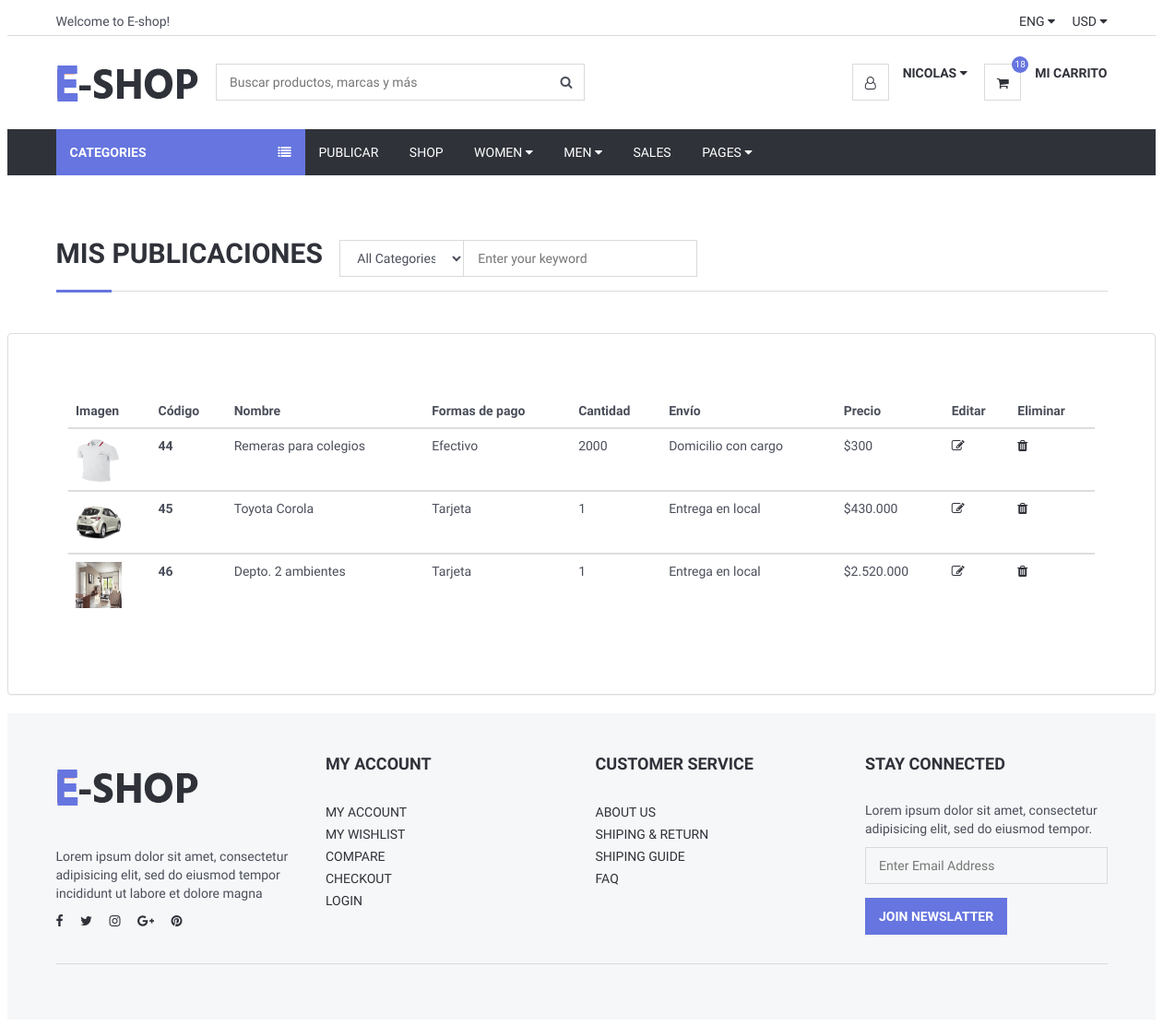
/Views/listarPublicaciones.php (signed in), run on the app's committed database.
### tables this page shows
CREATE TABLE `imgprincipal` (
  `id` int(11) NOT NULL,
  `idProducto` int(11) NOT NULL,
  `nombre` varchar(100) NOT NULL
);

CREATE TABLE `producto` (
  `id` int(11) NOT NULL,
  `nombre` varchar(200) NOT NULL,
  `estado` varchar(60) NOT NULL,
  `precio` double NOT NULL,
  `formasdepago` varchar(100) NOT NULL,
  `envio` varchar(100) NOT NULL,
  `marca` varchar(70) NOT NULL,
  `stock` int(11) NOT NULL,
  `genero` varchar(60) NOT NULL,
  `categoria` varchar(110) NOT NULL,
  `palabrasClaves` varchar(110) NOT NULL,
  `descripcion` varchar(600) NOT NULL,
  `visitas` int(11) NOT NULL,
  `imgprincipal` varchar(80) NOT NULL,
  `idUsuario` int(11) NOT NULL,
  `latitud` varchar(120) NOT NULL,
  `longitud` varchar(120) NOT NULL,
  `ventas` int(11) NOT NULL
);

### Views/conexionBD/conexion.php (called while the page is built, shortened)
<?php
class Conexion{
	 private $msq="";
	public function __construct()
	 {
		 $archivoConfig = "config.ini";
		 $confi = parse_ini_file($archivoConfig, true);
		 $this->host = $confi["bd"]["host"];
		 $this->usuario = $confi["bd"]["usuario"];
		 $this->clave=$confi["bd"]["clave"];
		 $this->bd = $confi["bd"]["bd"];
		$this->msq = new mysqli($this->host, $this->usuario, $this->clave, $this->bd);
	 }
	 public function realizarConsulta($consulta){
 if(!$resultado = $this->msq->query($consulta) )
 {
	 echo "Ha ocurrido un error al ejecutar la consulta   ";
 }else{
	 return $resultado;
	   }
 }
}
?>

### Views/listarPublicaciones.php (the view, shortened to what this page needs)
<?php
include_once("header.php");
		require_once("conexionBD/conexion.php");
		$conexion = new Conexion;
$id = $_SESSION['id'];
 		$consulta="SELECT * FROM producto WHERE idUsuario='$id'";
		$resultado = $conexion->realizarConsulta($consulta);
?>
	<div class="section">
		<div class="container">
			<div class="row">
			<div class="col-md-12">
					<div class="section-title">
						<h2 class="title">Mis publicaciones &nbsp</h2>
						<div class="header-search">
                    <form>
                        <input class="input search-input" type="text" placeholder="Enter your keyword">
                        <select class="input search-categories">
                            <option value="0">All Categories</option>
                        </select>
                    </form>
                </div>
					</div>
				</div>
			</div>
		</div>
	</div>
        <div class="panel panel-default" style="padding: 50px">
            <div class="panel-body" >
                <table  class="table" >
                    <thead>
                    <tr>
                        <th scope="col">Imagen</th>
                        <th scope="col">Código</th>
                        <th scope="col">Nombre</th>
                        <th scope="col">Formas de pago</th>
                        <th scope="col">Cantidad</th>
                        <th scope="col">Envío</th>
                        <th scope="col">Precio</th>
						<th scope="col">Editar</th>
                        <th scope="col">Eliminar</th>
                    </tr>
                    <?php
                    while($f=mysqli_fetch_array($resultado)){
						$consulta2="SELECT * FROM imgprincipal WHERE idProducto= '".$f['id']."'";
						$resultado2 = $conexion->realizarConsulta($consulta2);
                    ?>
					 <?php
					while($g=mysqli_fetch_array($resultado2)){
					 ?>
                    </thead>
                    <tbody>
                    <tr>
                        <td > <div style="height:100%;width:100%;"><img style="height:50px;width:50px;"  src="imgPublicadas/<?php echo $g["nombre"];?>" alt=""> </div></td>
						<?php
					}
					 ?>
						<th scope="row"><?php echo $f['id'];?> </th>
                        <td><?php echo $f['nombre'];?></td>
                        <td><?php echo $f['formasdepago'];?></td>
                        <td><?php echo $f['stock'];?></td>
                        <td><?php echo $f['envio'];?></td>
                        <td><?php echo "$".number_format($f['precio'],0,'.','.');?> </td>
						<td><a href="modificarProducto.php?cod=<?php echo $f['id'];?>"><i class="fa fa-edit"></i></a> </td>
						<td><a href="listarPublicaciones.php"><i class="fa fa-trash"></i></a></td>
					<?php
                    }
                    ?>
					 </tbody>
                    </tr>
                </table>
            </div>
        </div>
<?php require_once("footer.php")?>

### Views/header.php (shortened to what this page needs)
<?php
if( isset($_SESSION['id']))
{
require_once("conexionBD/conexion.php");
}
?>
<!DOCTYPE html>
<html lang="en">
<head>
    <link type="text/css" rel="stylesheet" href="css/bootstrap.min.css" />
    <link type="text/css" rel="stylesheet" href="css/slick.css" />
    <link type="text/css" rel="stylesheet" href="css/slick-theme.css" />
    <link type="text/css" rel="stylesheet" href="css/nouislider.min.css" />
    <link rel="stylesheet" href="css/font-awesome.min.css">
    <link type="text/css" rel="stylesheet" href="css/style.css" />
</head>
<body>
<header>
    <div id="top-header">
        <div class="container">
            <div class="pull-left">
                <span>Welcome to E-shop!</span>
            </div>
            <div class="pull-right">
                <ul class="header-top-links">
                    <li class="dropdown default-dropdown">
                        <a class="dropdown-toggle" data-toggle="dropdown" aria-expanded="true">ENG <i class="fa fa-caret-down"></i></a>
                    </li>
                    <li class="dropdown default-dropdown">
                        <a class="dropdown-toggle" data-toggle="dropdown" aria-expanded="true">USD <i class="fa fa-caret-down"></i></a>
                    </li>
                </ul>
            </div>
        </div>
    </div>
    <div id="header">
        <div class="container">
            <div class="pull-left">
                <div class="header-logo">
                    <a class="logo" href="Index.php">
                        <img src="img/logo.png" alt="">
                    </a>
                </div>
                <div class="header-search">
                    <form method="get" action="ProductoBuscado.php">
                        <input class="input" style="margin:0 auto; display:block;width:400px;" name="buscar" type="search" placeholder="Buscar productos, marcas y más" required />
                        <button class="search-btn" name="enviar" type="submit"><i class="fa fa-search"></i></button>
                    </form>
                </div>
            </div>
            <div class="pull-right">
                <ul class="header-btns">
                    <?php
                    if(isset($_SESSION['username'])) { ?>
                    <li class="header-account dropdown default-dropdown">
                        <div class="dropdown-toggle" role="button" data-toggle="dropdown" aria-expanded="true">
                            <div class="header-btns-icon">
                                <i class="fa fa-user-o"></i>
                            </div>
                            <strong class="text-uppercase"><?php $nombre = $_SESSION['nombre']; echo $nombre;?> <i class="fa fa-caret-down"></i></strong>
                        </div>
                    </li>
                    <?php } ?>
<?php
	require_once("conexionBD/conexion.php");
		$conexion = new Conexion;
	$id_Usuario = isset($_SESSION['id'])?$_SESSION['id']:null;
				$buscoCant="SELECT count(idProducto)
				FROM productocarrito
				WHERE idUsuario = '".$id_Usuario."'";
				$cantidad= $conexion->realizarConsulta($buscoCant);
				$count = mysqli_fetch_array($cantidad);
?>
                    <li class="header-cart dropdown default-dropdown" href="CarritoDetalles.php">
						<a class="dropdown-toggle" data-toggle="dropdown" aria-expanded="true" href="CarritoDetalles.php">
						   <div class="header-btns-icon" href="CarritoDetalles.php">
							  <i class="fa fa-shopping-cart" href="CarritoDetalles.php"></i>
							  <a class="qty" href="CarritoDetalles.php"><?php echo "$count[0]";?></a>
							</div>
							<a class="text-uppercase" href="CarritoDetalles.php"><b>Mi Carrito</b></a>
							<br>
							</a>
				   </li>
                </ul>
            </div>
        </div>
    </div>
</header>
<div id="navigation">
    <div class="container">
        <div id="responsive-nav">
            <div class="category-nav show-on-click">
                <span class="category-header">Categories <i class="fa fa-list"></i></span>
            </div>
            <div class="menu-nav">
                <ul class="menu-list">
                    <li><a <?php if(!(isset($_SESSION['username'])))
					{
						echo "style=display:none";
						}else{
							echo "style=display:block";
							} ?> href="SubirProducto.php">
                            Publicar</a></li>
                    <li><a href="productosCliente.php">Shop</a></li>
                    <li class="dropdown mega-dropdown"><a class="dropdown-toggle" data-toggle="dropdown" aria-expanded="true">Women <i class="fa fa-caret-down"></i></a>
                    </li>
                    <li class="dropdown mega-dropdown full-width"><a class="dropdown-toggle" data-toggle="dropdown" aria-expanded="true">Men <i class="fa fa-caret-down"></i></a>
                    </li>
                    <li><a href="#">Sales</a></li>
                    <li class="dropdown default-dropdown"><a class="dropdown-toggle" data-toggle="dropdown" aria-expanded="true">Pages <i class="fa fa-caret-down"></i></a>
                    </li>
                </ul>
            </div>
        </div>
    </div>
</div>

### Views/footer.php (shortened to what this page needs)
<footer id="footer" class="section section-grey">
    <div class="container">
        <div class="row">
            <div class="col-md-3 col-sm-6 col-xs-6">
                <div class="footer">
                    <div class="footer-logo">
                        <a class="logo" href="#">
                            <img src="img/logo.png" alt="">
                        </a>
                    </div>
                    <p>Lorem ipsum dolor sit amet, consectetur adipisicing elit, sed do eiusmod tempor incididunt ut labore et dolore magna</p>
                    <ul class="footer-social">
                        <li><a href="#"><i class="fa fa-facebook"></i></a></li>
                        <li><a href="#"><i class="fa fa-twitter"></i></a></li>
                        <li><a href="#"><i class="fa fa-instagram"></i></a></li>
                        <li><a href="#"><i class="fa fa-google-plus"></i></a></li>
                        <li><a href="#"><i class="fa fa-pinterest"></i></a></li>
                    </ul>
                </div>
            </div>
            <div class="col-md-3 col-sm-6 col-xs-6">
                <div class="footer">
                    <h3 class="footer-header">My Account</h3>
                    <ul class="list-links">
                        <li><a href="#">My Account</a></li>
                        <li><a href="#">My Wishlist</a></li>
                        <li><a href="#">Compare</a></li>
                        <li><a href="#">Checkout</a></li>
                        <li><a href="#">Login</a></li>
                    </ul>
                </div>
            </div>
            <div class="col-md-3 col-sm-6 col-xs-6">
                <div class="footer">
                    <h3 class="footer-header">Customer Service</h3>
                    <ul class="list-links">
                        <li><a href="#">About Us</a></li>
                        <li><a href="#">Shiping & Return</a></li>
                        <li><a href="#">Shiping Guide</a></li>
                        <li><a href="#">FAQ</a></li>
                    </ul>
                </div>
            </div>
            <div class="col-md-3 col-sm-6 col-xs-6">
                <div class="footer">
                    <h3 class="footer-header">Stay Connected</h3>
                    <p>Lorem ipsum dolor sit amet, consectetur adipisicing elit, sed do eiusmod tempor.</p>
                    <form>
                        <div class="form-group">
                            <input class="input" placeholder="Enter Email Address">
                        </div>
                        <button class="primary-btn">Join Newslatter</button>
                    </form>
                </div>
            </div>
        </div>
        <hr>
        <div class="row">
            <div class="col-md-8 col-md-offset-2 text-center">
            </div>
        </div>
    </div>
</footer>
</body>
</html>

### Views/css/style.css (style rules this page uses)
body { font-family: 'Hind', sans-serif; color: #4A4E5A; overflow-x: hidden; }
h1, h2, h3, h4, h5, h6 { color: #30323A; margin: 0 0 10px; font-weight: 700; }
a { color: #30323A; -webkit-transition: 0.3s color; transition: 0.3s color; }
strong { color: #30323A; }
ul, ol { margin: 0; padding: 0; list-style: none }
hr { margin-top: 15px; margin-bottom: 15px; border-color: #DADADA; }
.main-btn, .primary-btn { display: inline-block; padding: 10px 15px; text-transform: uppercase; font-weight: 700; border: none; -webkit-transition: 0.3s all; transition: 0.3s all; }
.primary-btn { color: #FFF; background-color: #6675df; }
.input { width: 100%; height: 40px; padding: 0px 15px; border: none; background-color: transparent; -webkit-box-shadow: 0px 0px 0px 1px #DADADA inset, 0px 0px 0px 5px transparent; box-shadow: 0px 0px 0px 1px #DADADA inset, 0px 0px 0px 5px transparent; -webkit-transition: 0.3s all; transition: 0.3s all; }
.section { padding-top: 30px; padding-bottom: 30px; }
.section-grey { background: #F6F7F8; }
.section-title { position: relative; margin-bottom: 15px; margin-top: 15px; border-bottom: 1px solid #DADADA; }
.section-title .title { display: inline-block; text-transform: uppercase; }
.section-title:after { content: ""; position: absolute; left: 0; bottom: -1.5px; height: 3px; width: 60px; background-color: #6675df; }
#header { padding-top: 15px; padding-bottom: 15px; }
#top-header { padding-top: 5px; padding-bottom: 5px; border-bottom: 1px solid #DADADA; }
.header-top-links>li { display: inline-block; }
.header-top-links>li+li { margin-left: 15px; }
.header-top-links>li>a { cursor: pointer; text-transform: uppercase; }
.header-logo { display: inline-block; margin-right: 15px; }
.header-logo .logo>img { width: 100%; max-height: 70px; }
.header-search { display: inline-block; padding: 15px 0px; max-width: 400px; }
.header-search>form { position: relative; }
.header-search>form .search-input { padding-left: 150px; padding-right: 45px; }
.header-search>form .search-categories { position: absolute; left: 0px; top: 0px; width: 135px; }
.header-search>form .search-btn { position: absolute; top: 0px; right: 0px; width: 40px; height: 40px; background-color: transparent; border: none; }
.header-btns>li { display: inline-block; vertical-align: top; padding: 15px 0px; }
.header-btns>li+li { margin-left: 15px; }
.header-btns>li .header-btns-icon { position: relative; float: left; margin-right: 15px; width: 40px; height: 40px; line-height: 40px; text-align: center; color: #30323A; background-color: #FFF; border: 1px solid #DADADA; }
.header-btns .dropdown-toggle { display: block; cursor: pointer; }
.header-cart .header-btns-icon .qty { position: absolute; right: -9px; top: -9px; width: 18px; height: 18px; line-height: 18px; text-align: center; font-size: 10px; background: #6675df; color: #FFF; border-radius: 50%; }
#navigation { background-color: #30323A; }
#navigation .container { position: relative; }
.category-nav { float: left; width: 270px; }
.category-nav .category-header { padding: 15px; display: block; text-transform: uppercase; background: #6675df; color: #FFF; font-weight: 700; }
.category-nav .category-header>i { float: right; line-height: 20px; }
.menu-nav .menu-list>li { display: inline-block; }
.menu-nav .menu-list>li>a { display: block; padding: 15px; color: #FFF; text-transform: uppercase; }
.dropdown.mega-dropdown.full-width { position: static !important; }
.footer { margin: 15px 0px; }
.footer .footer-header { font-size: 18px; text-transform: uppercase; margin-bottom: 30px; }
.footer-logo { margin-bottom: 30px; }
.footer-logo .logo { display: inline-block; }
.footer-logo .logo>img { width: 100%; max-height: 70px; }
.footer-social>li { display: inline-block; margin-right: 15px; margin-bottom: 6px; }
.footer-social>li:last-child { margin-right: 0px; }

### data on the page
producto: id "44", nombre "Remeras para colegios", formasdepago "Efectivo", stock "2000", envio "Domicilio con cargo", precio "300"
imgprincipal: nombre (picture)
producto: id "45", nombre "Toyota Corola", formasdepago "Tarjeta", stock "1", envio "Entrega en local", precio "430.000"
imgprincipal: nombre (picture)
producto: id "46", nombre "Depto. 2 ambientes", formasdepago "Tarjeta", stock "1", envio "Entrega en local", precio "2.520.000"
imgprincipal: nombre (picture)

### other printed values
$nombre "NICOLAS"
$count[0] "18"
